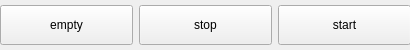
<?xml version="1.0" encoding="UTF-8"?>
<ui version="4.0">
 <class>LSnapGifPanel</class>
 <widget class="QWidget" name="LSnapGifPanel">
  <property name="geometry">
   <rect>
    <x>0</x>
    <y>0</y>
    <width>410</width>
    <height>50</height>
   </rect>
  </property>
  <property name="minimumSize">
   <size>
    <width>410</width>
    <height>50</height>
   </size>
  </property>
  <property name="windowTitle">
   <string>Form</string>
  </property>
  <widget class="QWidget" name="horizontalLayoutWidget">
   <property name="geometry">
    <rect>
     <x>0</x>
     <y>0</y>
     <width>411</width>
     <height>51</height>
    </rect>
   </property>
   <layout class="QHBoxLayout" name="horizontalLayout">
    <item>
     <widget class="QPushButton" name="pushButton_3">
      <property name="minimumSize">
       <size>
        <width>0</width>
        <height>40</height>
       </size>
      </property>
      <property name="text">
       <string>empty</string>
      </property>
     </widget>
    </item>
    <item>
     <widget class="QPushButton" name="stopBtn">
      <property name="minimumSize">
       <size>
        <width>0</width>
        <height>40</height>
       </size>
      </property>
      <property name="text">
       <string>stop</string>
      </property>
     </widget>
    </item>
    <item>
     <widget class="QPushButton" name="startBtn">
      <property name="minimumSize">
       <size>
        <width>0</width>
        <height>40</height>
       </size>
      </property>
      <property name="text">
       <string>start</string>
      </property>
     </widget>
    </item>
   </layout>
  </widget>
 </widget>
 <resources/>
 <connections/>
</ui>
